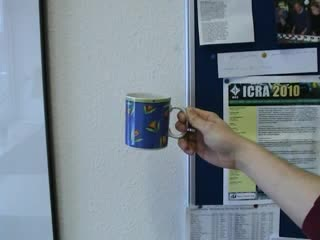
#> input picture vot2013-dataset/origin/cup_frames/00000001.jpg, 320 x 240 px, found by its file name
$ python gen_graybin.py
#> lines starting #> are read from the running program, lines starting #| are printed output that depends on the picture
import cv2

series_name_array = ["car", "cup"]
series_frame_count_array = [374, 303]

for k in range(2):
    series_name = series_name_array[k]
    series_frame_count = series_frame_count_array[k]
    for i in range(1, series_frame_count + 1):
        frame = cv2.imread(f"origin/{series_name}_frames/{i:08}.jpg")
#> frame is the input picture: shape (240, 320, 3); mean B, G, R 143.3, 134.8, 122.9
        frame_gray = cv2.cvtColor(frame, cv2.COLOR_BGR2GRAY)
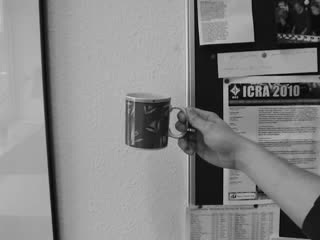
#> frame_gray: shape (240, 320); min 1, max 214, mean 132.2
#> (the run stopped early here; a loop or call above may not have finished)
